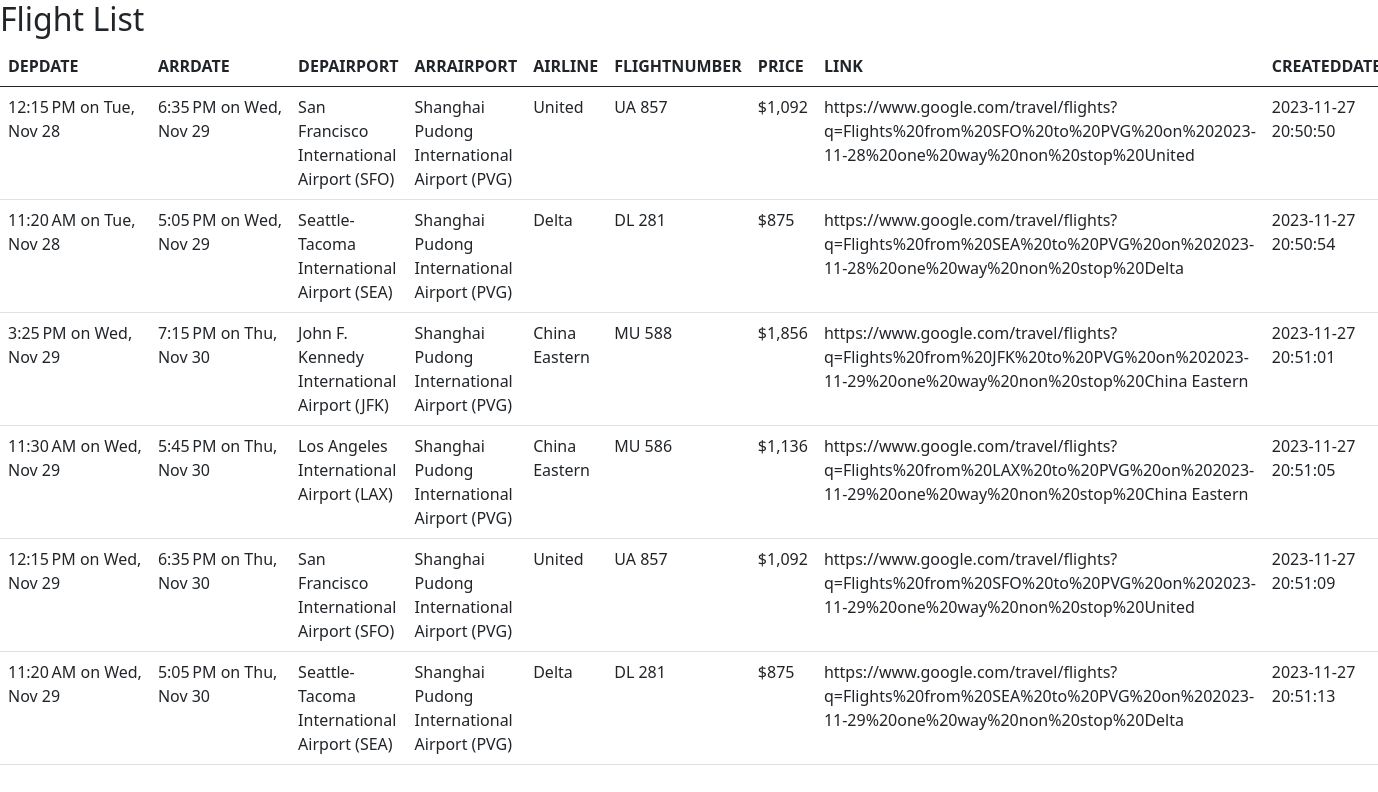
The app's page /, older data.
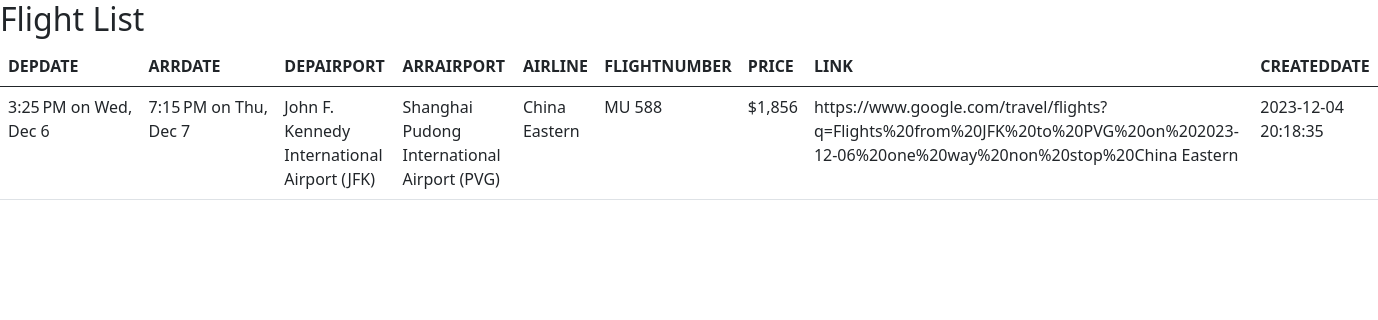
The same page, newer data.
### tables this page shows
CREATE TABLE FLIGHTINFO(
    DRP_DATETIME TEXT, 
    ARR_DATETIME TEXT, 
    DEP_AIRPORT TEXT, 
    ARR_AIRPORT TEXT, 
    AIRLINE TEXT, 
    FLIGHTNUMBER TEXT, 
    PRICE TEXT, 
    LINK TEXT, 
    CREATEDDATE TEXT
    );

### app.py (the view)
@app.route('/')
def index():
    conn = get_db()
    posts = conn.execute('SELECT * FROM FLIGHTINFO').fetchall()
    conn.close()
    return render_template('index.html', flight_lists=posts)

### app.py (called while the page is built)
def get_db():
    db = getattr(g, '_database', None)
    if db is None:
        db = g._database = sqlite3.connect(DATABASE)
        db.row_factory = sqlite3.Row
    return db

@app.teardown_appcontext
def close_connection(exception):
    db = getattr(g, '_database', None)
    if db is not None:
        db.close()

### template/index.html (shortened to what this page needs)
<!DOCTYPE html>
<html lang="en-US" dir="ltr">
<head>
    <link rel="stylesheet"
	href="https://cdn.jsdelivr.net/npm/bootstrap@5.0.2/dist/css/bootstrap.min.css" >
</head>
<body>
    <h2>Flight List</h2>
    <table class="table">
        <thead>
            <tr>
            <th scope="col">DEPDATE</th>
            <th scope="col">ARRDATE</th>
            <th scope="col">DEPAIRPORT</th>
            <th scope="col">ARRAIRPORT</th>
            <th scope="col">AIRLINE</th>
            <th scope="col">FLIGHTNUMBER</th>
            <th scope="col">PRICE</th>
            <th scope="col">LINK</th>
            <th scope="col">CREATEDDATE</th>
            </tr>
        </thead>
        <tbody>
            {% for fl in flight_lists %}
                <tr>
                    <td>{{ fl['DRP_DATETIME']}}</td>
                    <td>{{ fl['ARR_DATETIME']}}</td>
                    <td>{{ fl['DEP_AIRPORT']}}</td>
                    <td>{{ fl['ARR_AIRPORT']}}</td>
                    <td>{{ fl['AIRLINE']}}</td>
                    <td>{{ fl['FLIGHTNUMBER']}}</td>
                    <td>{{ fl['PRICE']}}</td>
                    <td>{{ fl['LINK']}}</td>
                    <td>{{ fl['CREATEDDATE']}}</td>
                </tr>
            {% endfor %}
        </tbody>
    </table>
</body>

Row changes from the older to the newer data that the page shows:
removed FLIGHTINFO: DRP_DATETIME "11:20 AM on Tue, Nov 28", ARR_DATETIME "5:05 PM on Wed, Nov 29", DEP_AIRPORT "Seattle-Tacoma International Airport (SEA)", ARR_AIRPORT "Shanghai Pudong International Airport (PVG)", AIRLINE "Delta", FLIGHTNUMBER "DL 281", PRICE "$875", LINK "https://www.google.com/travel/flights?q=Flights%20from%20SEA%20to%20PVG%20on%202023-11-28%20one%20way%20non%20stop%20Delta", CREATEDDATE "2023-11-27 20:50:54"
removed FLIGHTINFO: DRP_DATETIME "3:25 PM on Wed, Nov 29", ARR_DATETIME "7:15 PM on Thu, Nov 30", DEP_AIRPORT "John F. Kennedy International Airport (JFK)", ARR_AIRPORT "Shanghai Pudong International Airport (PVG)", AIRLINE "China Eastern", FLIGHTNUMBER "MU 588", PRICE "$1,856", LINK "https://www.google.com/travel/flights?q=Flights%20from%20JFK%20to%20PVG%20on%202023-11-29%20one%20way%20non%20stop%20China Eastern", CREATEDDATE "2023-11-27 20:51:01"
removed FLIGHTINFO: DRP_DATETIME "11:30 AM on Wed, Nov 29", ARR_DATETIME "5:45 PM on Thu, Nov 30", DEP_AIRPORT "Los Angeles International Airport (LAX)", ARR_AIRPORT "Shanghai Pudong International Airport (PVG)", AIRLINE "China Eastern", FLIGHTNUMBER "MU 586", PRICE "$1,136", LINK "https://www.google.com/travel/flights?q=Flights%20from%20LAX%20to%20PVG%20on%202023-11-29%20one%20way%20non%20stop%20China Eastern", CREATEDDATE "2023-11-27 20:51:05"
removed FLIGHTINFO: DRP_DATETIME "12:15 PM on Wed, Nov 29", ARR_DATETIME "6:35 PM on Thu, Nov 30", DEP_AIRPORT "San Francisco International Airport (SFO)", ARR_AIRPORT "Shanghai Pudong International Airport (PVG)", AIRLINE "United", FLIGHTNUMBER "UA 857", PRICE "$1,092", LINK "https://www.google.com/travel/flights?q=Flights%20from%20SFO%20to%20PVG%20on%202023-11-29%20one%20way%20non%20stop%20United", CREATEDDATE "2023-11-27 20:51:09"
removed FLIGHTINFO: DRP_DATETIME "11:20 AM on Wed, Nov 29", ARR_DATETIME "5:05 PM on Thu, Nov 30", DEP_AIRPORT "Seattle-Tacoma International Airport (SEA)", ARR_AIRPORT "Shanghai Pudong International Airport (PVG)", AIRLINE "Delta", FLIGHTNUMBER "DL 281", PRICE "$875", LINK "https://www.google.com/travel/flights?q=Flights%20from%20SEA%20to%20PVG%20on%202023-11-29%20one%20way%20non%20stop%20Delta", CREATEDDATE "2023-11-27 20:51:13"
changed FLIGHTINFO "Shanghai Pudong International Airport (PVG)": DRP_DATETIME "12:15 PM on Tue, Nov 28" → "3:25 PM on Wed, Dec 6"; ARR_DATETIME "6:35 PM on Wed, Nov 29" → "7:15 PM on Thu, Dec 7"; DEP_AIRPORT "San Francisco International Airport (SFO)" → "John F. Kennedy International Airport (JFK)"; AIRLINE "United" → "China Eastern"; FLIGHTNUMBER "UA 857" → "MU 588"; PRICE "$1,092" → "$1,856"; LINK "https://www.google.com/travel/flights?q=Flights%20from%20SFO%20to%20PVG%20on%202023-11-28%20one%20way%20non%20stop%20United" → "https://www.google.com/travel/flights?q=Flights%20from%20JFK%20to%20PVG%20on%202023-12-06%20one%20way%20non%20stop%20China Eastern"; CREATEDDATE "2023-11-27 20:50:50" → "2023-12-04 20:18:35"
